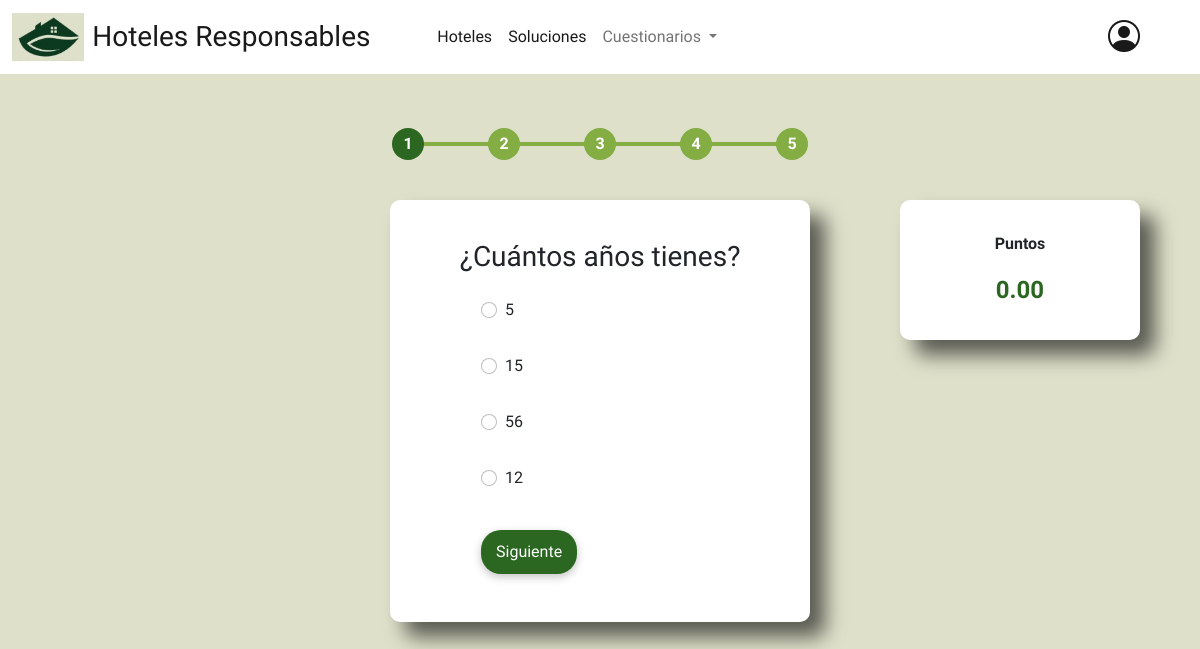
/cuestionarios/natural_encuesta/ (signed in), run on the app's committed database.
### surveys/models.py (models this page shows, shortened)
class Question(models.Model):
    survey = models.ForeignKey(Survey, on_delete=models.CASCADE, related_name='preguntas')
    question = models.TextField()
    value = models.IntegerField(default=0)
    OPEN = 'open'
    MULTIPLE_CHOICE = 'multiple_choice'
    QUESTION_TYPES = [
        (OPEN, 'Pregunta abierta'),
        (MULTIPLE_CHOICE, 'Opción múltiple'),
    ]
    type = models.CharField(
        max_length=20,
        choices=QUESTION_TYPES,
        default=MULTIPLE_CHOICE,
    )
    class Meta:
        verbose_name = "pregunta"
        verbose_name_plural = "preguntas"

class Answer(models.Model):
    question = models.ForeignKey(Question, on_delete=models.CASCADE, related_name='respuestas')
    text = models.CharField(max_length=255)
    value = models.IntegerField(default=0)
    class Meta:
        verbose_name = "respuesta"
        verbose_name_plural = "respuestas"

### surveys/views.py (the view, shortened to what this page needs)
# urls.py: path('natural_encuesta/', views.Natural_survey.as_view(), name="natural_survey"),
class Natural_survey(LoginRequiredMixin, View):
    def get(self, request):
        questions = Question.objects.filter(survey_id=1)
        context = {'questions': [], 'last_question_index': len(questions) - 1}
        for question in questions:
            answers = Answer.objects.filter(question_id=question.pk)
            context['questions'].append({
                'question': question,
                'answers': answers
            })
        return render(request,'surveys/natural_survey.html', context)

### surveys/templates/surveys/natural_survey.html (shortened to what this page needs)
{% extends 'core/base.html' %}
{% load static %}
{% block content %}
    <div class="progress-container mt-5">
        <ul id="progressbar" class="d-flex justify-content-center list-unstyled">
            {% for question in questions %}
                <li
                    class="progress-step {% if forloop.counter0 == 0 %}active{% endif %}"
                    data-step="{{ forloop.counter0 }}"
                    style="width: 8%; text-align: center;">
                </li>
            {% endfor %}
        </ul>
    </div>
    <div class="points-container mt-2" style="border-radius: 10px; position: absolute; left: 75%;">
        <p><b>Puntos</b></p>
        <p style="color: #2B6721; font-size:1.5rem;" id="points_obtained"><b>0.00</b><p/>
    </div>
    {% for question in questions %}
        <div class="center-container question mt-4" data-question-id="{{ forloop.counter0 }}" style="display: {% if forloop.counter0 != 0 %}none{% endif %};">
            <div class="custom-container" style="border-radius: 10px;">
                <h3>{{ question.question.question }}</h3>
                <form id="survey_form" action="{% url 'surveys:score_obtained' %}" method="post" style="width: 70%;">
                    {% if question.question.type == "open" %}
                        <div class="d-flex align-items-center position-relative mb-3 mt-3" style="width: 97%;">
                            <i class="bi bi-person-fill position-absolute" style="left: 1rem; color: #94a3b8; font-size: 1.5rem;"></i>
                            <input
                                type="text"
                                name="username"
                                class="form-control ps-5 custom-input"
                                placeholder="Nombre de Usuario"
                                style="height: 45px; border-radius: 10px; background-color: #f8fafc; color: #0d0c22;">
                        </div>
                    {% else %}
                        {% for answer in question.answers %}
                            <div class="form-check mt-3">
                                <input class="form-check-input" type="radio" name="exampleRadios" value="{{answer.value}}">
                                <label class="form-check-label" for="exampleRadios1">
                                    <p> {{ answer.text }}</p>
                                </label>
                            </div>
                        {% endfor %}
                    {% endif %}
                    <div class="mt-2 d-flex justify-content-between" style="width: 100%;">
                        {% if forloop.counter0 == last_question_index %}
                            <button type="submit" class="form-btn mb-2 mt-3" id="submit_form" >Enviar</button>
                        {% else %}
                            <button type="button" class="form-btn mb-2 mt-3" id="next-btn" onclick="nextQuestion()">Siguiente</button>
                        {% endif %}
                    </div>
                </form>
            </div>
        </div>
    {% endfor %}
{% endblock %}

### core/templates/core/base.html (style rules this page uses)
body { font-family: 'Aptos', sans-serif; padding-top: 5rem; }

### surveys/templates/surveys/natural_survey.html (style rules this page uses)
body { background-color: #DEE0CA; }
.center-container { display: flex; justify-content: center; align-items: center; }
.custom-container { display: flex; flex-direction: column; width: 35%; background-color: white; padding: 2.5rem; border-radius: 2rem; box-shadow: 15px 15px 20px rgba(0, 0, 0, 0.6); justify-content: center; align-items: center; }
.points-container { display: flex; flex-direction: column; width: 20%; background-color: white; padding-top: 2rem; box-shadow: 15px 15px 20px rgba(0, 0, 0, 0.6); justify-content: center; align-items: center; }
.form-btn { background: #2B6721; padding: 10px 15px; border-radius: 20px; border: 0 !important; outline: 0 !important; color: white; cursor: pointer; box-shadow: rgba(0, 0, 0, 0.24) 0px 3px 8px; transition: transform 0.4s ease, box-shadow 0.4s ease; }
#progressbar { counter-reset: step; }
#progressbar li { position: relative; text-align: center; list-style-type: none; font-size: 1rem; color: white; font-weight: bold; }
#progressbar li::before { content: counter(step); counter-increment: step; width: 2rem; height: 2rem; line-height: 2rem; display: block; background-color: #84AD44; border-radius: 50%; margin: 0 auto 1rem; }
#progressbar li.active::before { background-color: #2B6721; color: white; }
#progressbar li:not(:first-child)::after { content: ''; position: absolute; top: 33%; left: -50%; width: 100%; height: 4px; background-color: #84AD44; z-index: -1; transform: translateY(-50%); }
#progressbar li.active::after { background-color: #2B6721; }

### data on the page
Question: question.question "¿Cuántos años tienes?"
Answer: text "5"
Answer: text "15"
Answer: text "56"
Answer: text "12"
